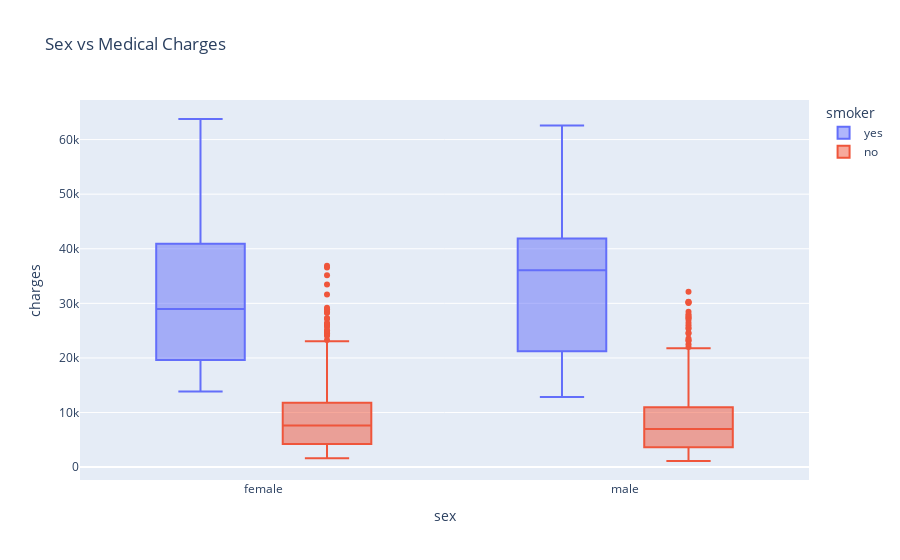

The notebook cell this image was saved under:
### Markdown cell above
### Sex vs Charges

### Code cell
fig = px.box(
  df, 
  x = 'sex',
  y = 'charges',
  color = 'smoker',
  title="Sex vs Medical Charges"
)

fig.show()

### Figure 1 — Plotly figure (JSON) as saved in the notebook; plotly's stock layout.template omitted (floating-point values rounded to 4 significant figures; data arrays with more than 128 entries replaced by an {"elided": "..."} marker saying what was removed)
{"data": [{"alignmentgroup": "True", "hovertemplate": "smoker=yes<br>sex=%{x}<br>charges=%{y}<extra></extra>", "legendgroup": "yes", "marker": {"color": "#636efa"}, "name": "yes", "notched": false, "offsetgroup": "yes", "orientation": "v", "showlegend": true, "type": "box", "x": {"elided": "274 str values"}, "x0": " ", "xaxis": "x", "y": {"elided": "274 float values"}, "y0": " ", "yaxis": "y"}, {"alignmentgroup": "True", "hovertemplate": "smoker=no<br>sex=%{x}<br>charges=%{y}<extra></extra>", "legendgroup": "no", "marker": {"color": "#EF553B"}, "name": "no", "notched": false, "offsetgroup": "no", "orientation": "v", "showlegend": true, "type": "box", "x": {"elided": "1064 str values"}, "x0": " ", "xaxis": "x", "y": {"elided": "1064 float values"}, "y0": " ", "yaxis": "y"}], "layout": {"boxmode": "group", "legend": {"title": {"text": "smoker"}, "tracegroupgap": 0}, "title": {"text": "Sex vs Medical Charges"}, "xaxis": {"anchor": "y", "domain": [0, 1], "title": {"text": "sex"}}, "yaxis": {"anchor": "x", "domain": [0, 1], "title": {"text": "charges"}}}}
